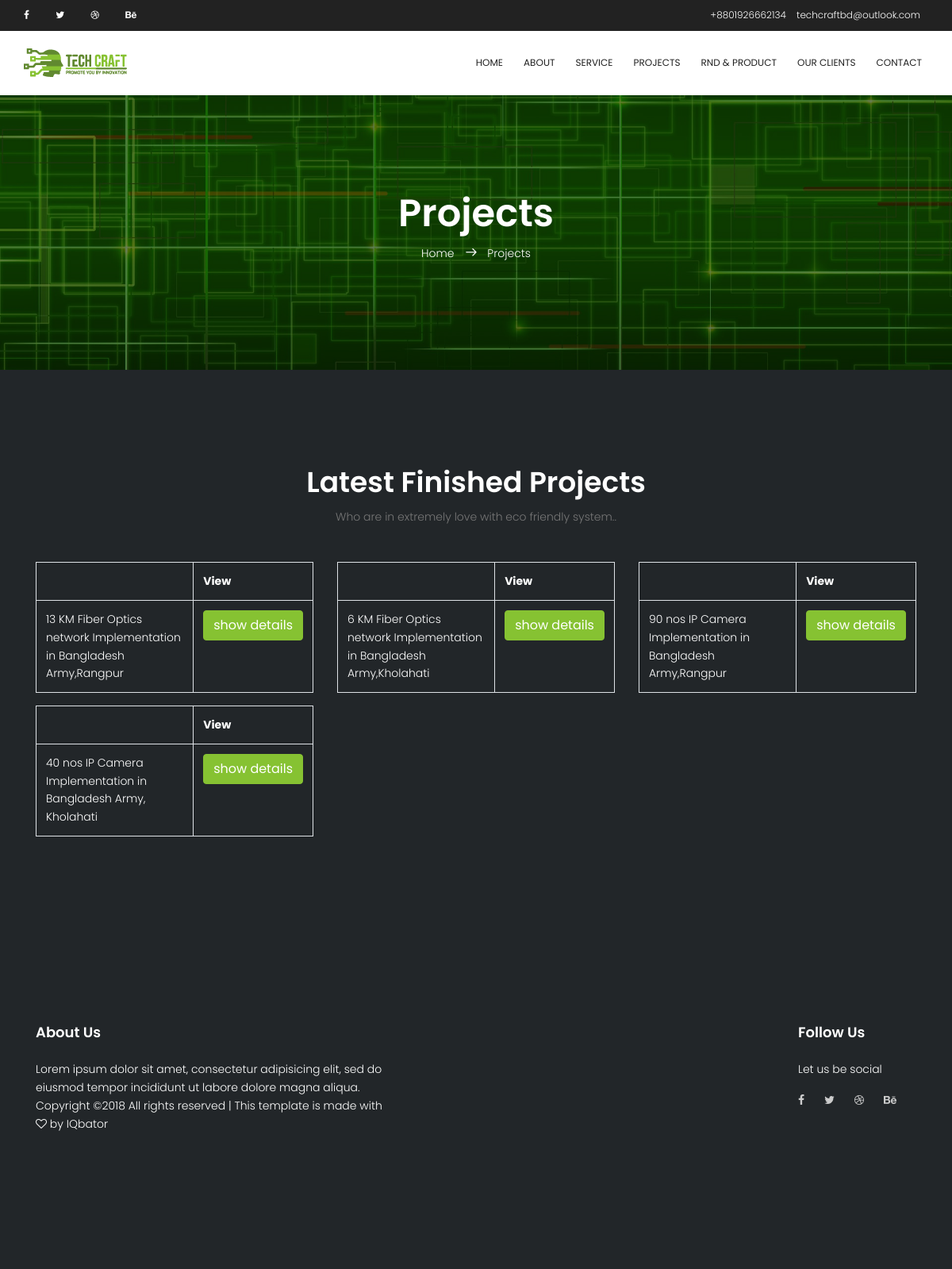
The app's page /projects.php with its own data.
### tables this page shows
CREATE TABLE `project` (
  `id` int(11) NOT NULL,
  `project_name` varchar(300) NOT NULL,
  `client_name` varchar(200) NOT NULL,
  `service_type` varchar(200) NOT NULL,
  `project_details` varchar(1000) NOT NULL
);

### projects.php (the view, shortened to what this page needs)
<?php
require_once ("config.php");
 ?>
	<!DOCTYPE html>
	<html lang="zxx" class="no-js">
	<head>
			<link rel="stylesheet" href="css/linearicons.css">
			<link rel="stylesheet" href="css/font-awesome.min.css">
			<link rel="stylesheet" href="css/bootstrap.css">
			<link rel="stylesheet" href="css/magnific-popup.css">
			<link rel="stylesheet" href="css/nice-select.css">
			<link rel="stylesheet" href="css/hexagons.min.css">
			<link rel="stylesheet" href="css/animate.min.css">
			<link rel="stylesheet" href="css/owl.carousel.css">
			<link rel="stylesheet" href="css/main.css">
		</head>
		<body>
      <header id="header" id="home">
        <div class="header-top">
          <div class="container">
            <div class="row">
              <div class="col-lg-6 col-sm-6 col-4 header-top-left no-padding">
                <ul>
                <li><a href="#"><i class="fa fa-facebook"></i></a></li>
                <li><a href="#"><i class="fa fa-twitter"></i></a></li>
                <li><a href="#"><i class="fa fa-dribbble"></i></a></li>
                <li><a href="#"><i class="fa fa-behance"></i></a></li>
                </ul>
              </div>
              <div class="col-lg-6 col-sm-6 col-8 header-top-right no-padding">
                <a href="tel:+8801926662134">+8801926662134</a>
                <a href="mailto:techcraftbd@outlook.com">techcraftbd@outlook.com</a>
              </div>
            </div>
          </div>
      </div>
        <div class="container main-menu">
          <div class="row align-items-center justify-content-between d-flex">
            <div id="logo">
              <a href="index.php"><img src="img/logo.png" alt="" title="" /></a>
            </div>
            <nav id="nav-menu-container">
              <ul class="nav-menu">
                <li class="menu-active"><a href="index.php">Home</a></li>
                <li><a href="about.php">About</a></li>
                <li><a href="services.php">Service</a></li>
                <li><a href="projects.php">Projects</a></li>
                 <li><a href="product.php">RnD & Product</a></li>
                 <li><a href="clients.php">Our clients</a></li>
                <li><a href="contact.php">Contact</a></li>
              </ul>
            </nav>
          </div>
        </div>
      </header>
			<section class="banner-area relative" id="home">
				<div class="overlay overlay-bg"></div>
				<div class="container">
					<div class="row d-flex align-items-center justify-content-center">
						<div class="about-content col-lg-12">
							<h1 class="text-white">
								Projects
							</h1>
							<p class="text-white link-nav"><a href="index.php">Home </a>  <span class="lnr lnr-arrow-right"></span>  <a href="projects.php"> Projects</a></p>
						</div>
					</div>
				</div>
			</section>
      <section class="project-area section-gap" id="project">
        <div class="container">
          <div class="row justify-content-center">
            <div class="col-md-8 pb-30 header-text text-center">
              <h1 style="color:white;" class="mb-10">Latest Finished Projects</h1>
              <p>
                Who are in extremely love with eco friendly system..
              </p>
            </div>
          </div>
          <div class="row">
            <?php
    $query = "SELECT * FROM project ORDER BY id ASC";
    $result = mysqli_query($connection,$query);
    if(mysqli_num_rows($result) > 0)
    {
    while($row = mysqli_fetch_array($result))
    {
    ?>
    <div class="col-lg-4">
         <div class="table-responsive" style="color: white;">
              <table class="table table-bordered">
                   <tr>
                        <th width="70%"></th>
                        <th width="30%">View</th>
                   </tr>
                   <tr>
                        <td><?php echo $row["project_name"]; ?></td>
                        <td><input type="button" name="view" value="show details" id="<?php echo $row["id"]; ?>" class="btn btn-info btn-xs view_data" /></td>
                   </tr>
              </table>
         </div>
       </div>
          <?php
    }
    }
    ?>
          </div>
        </div>
      </section>
      			<footer class="footer-area section-gap bg-success text-black">
      				<div class="container">
      					<div class="row">
      						<div class="col-lg-5 col-md-6 col-sm-6">
      							<div class="single-footer-widget">
      								<h6>About Us</h6>
      								<p style="color : white">
      									Lorem ipsum dolor sit amet, consectetur adipisicing elit, sed do eiusmod tempor incididunt ut labore dolore magna aliqua.
      									Copyright &copy;<script>document.write(new Date().getFullYear());</script> All rights reserved | This template is made with <i class="fa fa-heart-o" aria-hidden="true"></i> by <a>IQbator</a>
      								</p>
      								<p class="footer-text">
      								</p>
      							</div>
      						</div>
      						<div class="col-lg-7 col-md-6 col-sm-6 social-widget" >
      							<div class="single-footer-widget" style="color : white;float: right">
      								<h6>Follow Us</h6>
      								<p style="color : white;">Let us be social</p>
      								<div class="footer-social d-flex align-items-center">
      									<a href="https://www.facebook.com/rumon.s2134/"><i class="fa fa-facebook"></i></a>
      									<a href="#"><i class="fa fa-twitter"></i></a>
      									<a href="#"><i class="fa fa-dribbble"></i></a>
      									<a href="#"><i class="fa fa-behance"></i></a>
      								</div>
      							</div>
      						</div>
      					</div>
      				</div>
      			</footer>
		</body>
	</html>

### css/main.css (style rules this page uses)
body { color: #777777; font-family: "Poppins", sans-serif; font-size: 14px; font-weight: 300; line-height: 1.625em; position: relative; }
ol, ul { margin: 0; padding: 0; list-style: none; }
a { -webkit-transition: all 0.3s ease 0s; -moz-transition: all 0.3s ease 0s; -o-transition: all 0.3s ease 0s; transition: all 0.3s ease 0s; }
a, a:focus, a:hover { text-decoration: none; outline: 0; }
h1, h2, h3, h4, h5, h6 { font-family: "Poppins", sans-serif; color: #222222; line-height: 1.2em !important; margin-bottom: 0; margin-top: 0; font-weight: 600; }
h1, .h1 { font-size: 36px; }
h6, .h6 { font-size: 14px; color: #222222; }
td, th { border-radius: 0px; }
.mb-10 { margin-bottom: 10px; }
.pb-30 { padding-bottom: 30px; }
.text-white { color: #fff; }
.text-black { color: #000; }
.text-center { text-align: center; }
.relative { position: relative; }
.overlay { position: absolute; left: 0; right: 0; top: 0; bottom: 0; }
.no-padding { padding: 0; }
h1 { font-size: 36px; }
h6 { font-size: 14px; }
h1, h2, h3, h4, h5, h6 { line-height: 1.5em; }
.header-top { font-size: 12px; padding: 8px; background-color: #222222; }
.header-top a { color: #fff; }
.header-top ul li { display: inline-block; margin-right: 30px; }
.header-top .header-top-left i { -webkit-transition: all 0.3s ease 0s; -moz-transition: all 0.3s ease 0s; -o-transition: all 0.3s ease 0s; transition: all 0.3s ease 0s; }
.header-top .header-top-right { text-align: right; }
.header-top .header-top-right a { margin-right: 10px; }
.main-menu { padding-top: 20px; }
#header { padding: 0px 0px 20px 0px; position: fixed; left: 0; top: 0; right: 0; transition: all 0.5s; z-index: 997; background: #fff !important; }
#header #logo img { padding: 0; margin: 0; }
.nav-menu, .nav-menu * { margin: 0; padding: 0; list-style: none; }
.nav-menu li { position: relative; white-space: nowrap; }
.nav-menu > li { float: left; }
#nav-menu-container { margin: 0; }
.nav-menu a { padding: 0 8px 0px 8px; text-decoration: none; display: inline-block; color: #222; font-weight: 400; font-size: 12px; text-transform: uppercase; outline: none; }
.nav-menu > li { margin-left: 10px; }
#mobile-nav { position: fixed; top: 0; padding-top: 18px; bottom: 0; z-index: 998; background: rgba(0, 0, 0, 0.8); left: -260px; width: 260px; overflow-y: auto; transition: 0.4s; }
#mobile-nav ul { padding: 0; margin: 0; list-style: none; }
#mobile-nav ul li { position: relative; }
#mobile-nav ul li a { color: #fff; font-size: 13px; text-transform: uppercase; overflow: hidden; padding: 10px 22px 10px 15px; position: relative; text-decoration: none; width: 100%; display: block; outline: none; font-weight: 700; }
.section-gap { padding: 120px 0; }
.banner-area { background: url(../img/green_tech.jpg) center; background-size: cover; }
.banner-area .overlay { background: #000; opacity: .5; }
.overlay-bg { background-color: #000; opacity: .7; }
.footer-area { padding-top: 100px; background-color: #04091e; }
.footer-area h6 { color: #fff; margin-bottom: 25px; font-size: 18px; font-weight: 600; }
.footer-social a { padding-right: 25px; -webkit-transition: all 0.3s ease 0s; -moz-transition: all 0.3s ease 0s; -o-transition: all 0.3s ease 0s; transition: all 0.3s ease 0s; }
.footer-social i { color: #cccccc; -webkit-transition: all 0.3s ease 0s; -moz-transition: all 0.3s ease 0s; -o-transition: all 0.3s ease 0s; transition: all 0.3s ease 0s; }
.footer-text { padding-top: 20px; }
.link-nav { margin-top: 10px; }
.about-content { margin-top: 120px; padding: 120px 0px; text-align: center; }
.about-content h1 { font-size: 48px; font-weight: 600; }
.about-content a { color: #fff; font-weight: 300; font-size: 14px; }
.about-content .lnr { margin: 0px 10px; font-weight: 600; }

### records on screen
project: project_name "13 KM Fiber Optics network Implementation in Bangladesh Army,Rangpur"
project: project_name "6 KM Fiber Optics network Implementation in Bangladesh Army,Kholahati"
project: project_name "90 nos IP Camera Implementation in Bangladesh Army,Rangpur"
project: project_name "40 nos IP Camera Implementation in Bangladesh Army, Kholahati"
